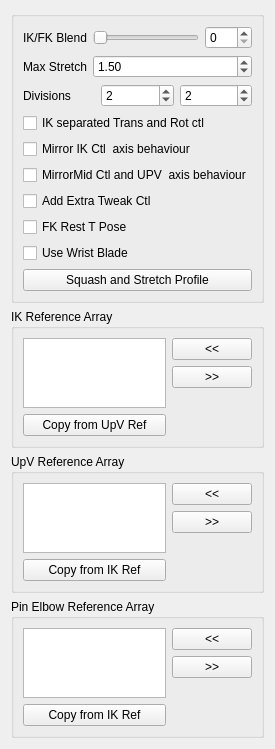
<?xml version="1.0" encoding="UTF-8"?>
<ui version="4.0">
 <class>Form</class>
 <widget class="QWidget" name="Form">
  <property name="geometry">
   <rect>
    <x>0</x>
    <y>0</y>
    <width>242</width>
    <height>722</height>
   </rect>
  </property>
  <property name="windowTitle">
   <string>Form</string>
  </property>
  <layout class="QGridLayout" name="gridLayout">
   <item row="0" column="0">
    <widget class="QGroupBox" name="groupBox">
     <property name="title">
      <string/>
     </property>
     <layout class="QGridLayout" name="gridLayout_2">
      <item row="0" column="0">
       <layout class="QVBoxLayout" name="verticalLayout">
        <item>
         <layout class="QFormLayout" name="formLayout">
          <property name="fieldGrowthPolicy">
           <enum>QFormLayout::AllNonFixedFieldsGrow</enum>
          </property>
          <item row="0" column="0">
           <widget class="QLabel" name="ikfk_label">
            <property name="text">
             <string>IK/FK Blend</string>
            </property>
           </widget>
          </item>
          <item row="0" column="1">
           <layout class="QHBoxLayout" name="horizontalLayout_3">
            <item>
             <widget class="QSlider" name="ikfk_slider">
              <property name="minimumSize">
               <size>
                <width>0</width>
                <height>15</height>
               </size>
              </property>
              <property name="maximum">
               <number>100</number>
              </property>
              <property name="orientation">
               <enum>Qt::Horizontal</enum>
              </property>
             </widget>
            </item>
            <item>
             <widget class="QSpinBox" name="ikfk_spinBox">
              <property name="maximum">
               <number>100</number>
              </property>
             </widget>
            </item>
           </layout>
          </item>
          <item row="1" column="0">
           <widget class="QLabel" name="maxStretch_label">
            <property name="sizePolicy">
             <sizepolicy hsizetype="MinimumExpanding" vsizetype="MinimumExpanding">
              <horstretch>0</horstretch>
              <verstretch>0</verstretch>
             </sizepolicy>
            </property>
            <property name="text">
             <string>Max Stretch</string>
            </property>
           </widget>
          </item>
          <item row="1" column="1">
           <widget class="QDoubleSpinBox" name="maxStretch_spinBox">
            <property name="sizePolicy">
             <sizepolicy hsizetype="MinimumExpanding" vsizetype="Fixed">
              <horstretch>0</horstretch>
              <verstretch>0</verstretch>
             </sizepolicy>
            </property>
            <property name="minimum">
             <double>1.000000000000000</double>
            </property>
            <property name="value">
             <double>1.500000000000000</double>
            </property>
           </widget>
          </item>
         </layout>
        </item>
        <item>
         <layout class="QHBoxLayout" name="horizontalLayout">
          <item>
           <widget class="QLabel" name="divisions_label">
            <property name="text">
             <string>Divisions</string>
            </property>
           </widget>
          </item>
          <item>
           <widget class="QSpinBox" name="div0_spinBox">
            <property name="minimum">
             <number>0</number>
            </property>
            <property name="value">
             <number>2</number>
            </property>
           </widget>
          </item>
          <item>
           <widget class="QSpinBox" name="div1_spinBox">
            <property name="minimum">
             <number>0</number>
            </property>
            <property name="value">
             <number>2</number>
            </property>
           </widget>
          </item>
         </layout>
        </item>
        <item>
         <widget class="QCheckBox" name="ikTR_checkBox">
          <property name="text">
           <string>IK separated Trans and Rot ctl</string>
          </property>
         </widget>
        </item>
        <item>
         <widget class="QCheckBox" name="mirrorIK_checkBox">
          <property name="toolTip">
           <string extracomment="This option set the axis of the mid CTL (elbow) and the up vector control to move in a mirror behaviour ">This option set the axis of the mid CTL (elbow) and the up vector control to move in a mirror behaviour </string>
          </property>
          <property name="statusTip">
           <string extracomment="This option set the axis of the mid CTL (elbow) and the up vector control to move in a mirror behaviour ">This option set the axis of the mid CTL (elbow) and the up vector control to move in a mirror behaviour </string>
          </property>
          <property name="whatsThis">
           <string>This option set the axis of the mid CTL (elbow) and the up vector control to move in a mirror behaviour </string>
          </property>
          <property name="text">
           <string>Mirror IK Ctl  axis behaviour</string>
          </property>
         </widget>
        </item>
        <item>
         <widget class="QCheckBox" name="mirrorMid_checkBox">
          <property name="toolTip">
           <string extracomment="This option set the axis of the mid CTL (elbow) and the up vector control to move in a mirror behaviour ">This option set the axis of the mid CTL (elbow) and the up vector control to move in a mirror behaviour </string>
          </property>
          <property name="statusTip">
           <string extracomment="This option set the axis of the mid CTL (elbow) and the up vector control to move in a mirror behaviour ">This option set the axis of the mid CTL (elbow) and the up vector control to move in a mirror behaviour </string>
          </property>
          <property name="whatsThis">
           <string>This option set the axis of the mid CTL (elbow) and the up vector control to move in a mirror behaviour </string>
          </property>
          <property name="text">
           <string>MirrorMid Ctl and UPV  axis behaviour</string>
          </property>
         </widget>
        </item>
        <item>
         <widget class="QCheckBox" name="extraTweak_checkBox">
          <property name="toolTip">
           <string extracomment="This option set the axis of the mid CTL (elbow) and the up vector control to move in a mirror behaviour ">This option set the axis of the mid CTL (elbow) and the up vector control to move in a mirror behaviour </string>
          </property>
          <property name="statusTip">
           <string extracomment="This option set the axis of the mid CTL (elbow) and the up vector control to move in a mirror behaviour ">This option set the axis of the mid CTL (elbow) and the up vector control to move in a mirror behaviour </string>
          </property>
          <property name="whatsThis">
           <string>This option set the axis of the mid CTL (elbow) and the up vector control to move in a mirror behaviour </string>
          </property>
          <property name="text">
           <string>Add Extra Tweak Ctl</string>
          </property>
         </widget>
        </item>
        <item>
         <widget class="QCheckBox" name="TPoseRest_checkBox">
          <property name="toolTip">
           <string extracomment="This option set the axis of the mid CTL (elbow) and the up vector control to move in a mirror behaviour ">&lt;html&gt;&lt;head/&gt;&lt;body&gt;&lt;p&gt;If checked, the Rest pose for  FK controls will be in T Pose&lt;/p&gt;&lt;/body&gt;&lt;/html&gt;</string>
          </property>
          <property name="statusTip">
           <string extracomment="This option set the axis of the mid CTL (elbow) and the up vector control to move in a mirror behaviour ">This option set the axis of the mid CTL (elbow) and the up vector control to move in a mirror behaviour </string>
          </property>
          <property name="whatsThis">
           <string>This option set the axis of the mid CTL (elbow) and the up vector control to move in a mirror behaviour </string>
          </property>
          <property name="text">
           <string>FK Rest T Pose</string>
          </property>
         </widget>
        </item>
        <item>
         <widget class="QCheckBox" name="useBlade_checkBox">
          <property name="toolTip">
           <string extracomment="This option set the axis of the mid CTL (elbow) and the up vector control to move in a mirror behaviour ">&lt;html&gt;&lt;head/&gt;&lt;body&gt;&lt;p&gt;If checked, the Rest pose for  FK controls will be in T Pose&lt;/p&gt;&lt;/body&gt;&lt;/html&gt;</string>
          </property>
          <property name="statusTip">
           <string extracomment="This option set the axis of the mid CTL (elbow) and the up vector control to move in a mirror behaviour ">This option set the axis of the mid CTL (elbow) and the up vector control to move in a mirror behaviour </string>
          </property>
          <property name="whatsThis">
           <string>This option set the axis of the mid CTL (elbow) and the up vector control to move in a mirror behaviour </string>
          </property>
          <property name="text">
           <string>Use Wrist Blade</string>
          </property>
         </widget>
        </item>
        <item>
         <layout class="QHBoxLayout" name="horizontalLayout_2">
          <item>
           <widget class="QPushButton" name="squashStretchProfile_pushButton">
            <property name="text">
             <string>Squash and Stretch Profile</string>
            </property>
           </widget>
          </item>
         </layout>
        </item>
       </layout>
      </item>
     </layout>
    </widget>
   </item>
   <item row="1" column="0">
    <widget class="QGroupBox" name="ikRefArray_groupBox">
     <property name="title">
      <string>IK Reference Array</string>
     </property>
     <layout class="QGridLayout" name="gridLayout_3">
      <item row="0" column="0">
       <layout class="QHBoxLayout" name="ikRefArray_horizontalLayout">
        <item>
         <layout class="QVBoxLayout" name="ikRefArray_verticalLayout_1">
          <item>
           <widget class="QListWidget" name="ikRefArray_listWidget">
            <property name="dragDropOverwriteMode">
             <bool>true</bool>
            </property>
            <property name="dragDropMode">
             <enum>QAbstractItemView::InternalMove</enum>
            </property>
            <property name="defaultDropAction">
             <enum>Qt::MoveAction</enum>
            </property>
            <property name="alternatingRowColors">
             <bool>true</bool>
            </property>
            <property name="selectionMode">
             <enum>QAbstractItemView::ExtendedSelection</enum>
            </property>
            <property name="selectionRectVisible">
             <bool>false</bool>
            </property>
           </widget>
          </item>
          <item>
           <widget class="QPushButton" name="ikRefArray_copyRef_pushButton">
            <property name="text">
             <string>Copy from UpV Ref</string>
            </property>
           </widget>
          </item>
         </layout>
        </item>
        <item>
         <layout class="QVBoxLayout" name="ikRefArray_verticalLayout_2">
          <item>
           <widget class="QPushButton" name="ikRefArrayAdd_pushButton">
            <property name="text">
             <string>&lt;&lt;</string>
            </property>
           </widget>
          </item>
          <item>
           <widget class="QPushButton" name="ikRefArrayRemove_pushButton">
            <property name="text">
             <string>&gt;&gt;</string>
            </property>
           </widget>
          </item>
          <item>
           <spacer name="ikRefArray_verticalSpacer">
            <property name="orientation">
             <enum>Qt::Vertical</enum>
            </property>
            <property name="sizeHint" stdset="0">
             <size>
              <width>20</width>
              <height>40</height>
             </size>
            </property>
           </spacer>
          </item>
         </layout>
        </item>
       </layout>
      </item>
     </layout>
    </widget>
   </item>
   <item row="2" column="0">
    <widget class="QGroupBox" name="upvRefArray_groupBox">
     <property name="title">
      <string>UpV Reference Array</string>
     </property>
     <layout class="QGridLayout" name="gridLayout_5">
      <item row="0" column="0">
       <layout class="QHBoxLayout" name="upvRefArray_horizontalLayout">
        <item>
         <layout class="QVBoxLayout" name="upvRefArray_verticalLayout_1">
          <item>
           <widget class="QListWidget" name="upvRefArray_listWidget">
            <property name="dragDropOverwriteMode">
             <bool>true</bool>
            </property>
            <property name="dragDropMode">
             <enum>QAbstractItemView::InternalMove</enum>
            </property>
            <property name="defaultDropAction">
             <enum>Qt::MoveAction</enum>
            </property>
            <property name="alternatingRowColors">
             <bool>true</bool>
            </property>
            <property name="selectionMode">
             <enum>QAbstractItemView::ExtendedSelection</enum>
            </property>
            <property name="selectionRectVisible">
             <bool>false</bool>
            </property>
           </widget>
          </item>
          <item>
           <widget class="QPushButton" name="upvRefArray_copyRef_pushButton">
            <property name="text">
             <string>Copy from IK Ref</string>
            </property>
           </widget>
          </item>
         </layout>
        </item>
        <item>
         <layout class="QVBoxLayout" name="upvRefArray_verticalLayout_2">
          <item>
           <widget class="QPushButton" name="upvRefArrayAdd_pushButton">
            <property name="text">
             <string>&lt;&lt;</string>
            </property>
           </widget>
          </item>
          <item>
           <widget class="QPushButton" name="upvRefArrayRemove_pushButton">
            <property name="text">
             <string>&gt;&gt;</string>
            </property>
           </widget>
          </item>
          <item>
           <spacer name="upvRefArray_verticalSpacer">
            <property name="orientation">
             <enum>Qt::Vertical</enum>
            </property>
            <property name="sizeHint" stdset="0">
             <size>
              <width>20</width>
              <height>40</height>
             </size>
            </property>
           </spacer>
          </item>
         </layout>
        </item>
       </layout>
      </item>
     </layout>
    </widget>
   </item>
   <item row="3" column="0">
    <widget class="QGroupBox" name="pinRefArray_groupBox">
     <property name="title">
      <string>Pin Elbow Reference Array</string>
     </property>
     <layout class="QGridLayout" name="gridLayout_4">
      <item row="0" column="0">
       <layout class="QHBoxLayout" name="pinRefArray_horizontalLayout">
        <item>
         <layout class="QVBoxLayout" name="pinRefArray_verticalLayout">
          <item>
           <widget class="QListWidget" name="pinRefArray_listWidget">
            <property name="dragDropOverwriteMode">
             <bool>true</bool>
            </property>
            <property name="dragDropMode">
             <enum>QAbstractItemView::InternalMove</enum>
            </property>
            <property name="defaultDropAction">
             <enum>Qt::MoveAction</enum>
            </property>
            <property name="alternatingRowColors">
             <bool>true</bool>
            </property>
            <property name="selectionMode">
             <enum>QAbstractItemView::ExtendedSelection</enum>
            </property>
            <property name="selectionRectVisible">
             <bool>false</bool>
            </property>
           </widget>
          </item>
          <item>
           <widget class="QPushButton" name="pinRefArray_copyRef_pushButton">
            <property name="text">
             <string>Copy from IK Ref</string>
            </property>
           </widget>
          </item>
         </layout>
        </item>
        <item>
         <layout class="QVBoxLayout" name="pinRefArray_verticalLayout_2">
          <item>
           <widget class="QPushButton" name="pinRefArrayAdd_pushButton">
            <property name="text">
             <string>&lt;&lt;</string>
            </property>
           </widget>
          </item>
          <item>
           <widget class="QPushButton" name="pinRefArrayRemove_pushButton">
            <property name="text">
             <string>&gt;&gt;</string>
            </property>
           </widget>
          </item>
          <item>
           <spacer name="pinRefArray_verticalSpacer">
            <property name="orientation">
             <enum>Qt::Vertical</enum>
            </property>
            <property name="sizeHint" stdset="0">
             <size>
              <width>20</width>
              <height>40</height>
             </size>
            </property>
           </spacer>
          </item>
         </layout>
        </item>
       </layout>
      </item>
     </layout>
    </widget>
   </item>
  </layout>
 </widget>
 <resources/>
 <connections>
  <connection>
   <sender>ikfk_slider</sender>
   <signal>sliderMoved(int)</signal>
   <receiver>ikfk_spinBox</receiver>
   <slot>setValue(int)</slot>
   <hints>
    <hint type="sourcelabel">
     <x>144</x>
     <y>47</y>
    </hint>
    <hint type="destinationlabel">
     <x>220</x>
     <y>45</y>
    </hint>
   </hints>
  </connection>
  <connection>
   <sender>ikfk_spinBox</sender>
   <signal>valueChanged(int)</signal>
   <receiver>ikfk_slider</receiver>
   <slot>setValue(int)</slot>
   <hints>
    <hint type="sourcelabel">
     <x>222</x>
     <y>37</y>
    </hint>
    <hint type="destinationlabel">
     <x>182</x>
     <y>37</y>
    </hint>
   </hints>
  </connection>
 </connections>
</ui>
